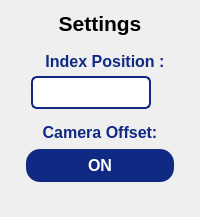
            <widget class="QWidget" name="settingsPage">
             <layout class="QVBoxLayout" name="verticalLayout_51">
              <item>
               <widget class="QLabel" name="settingsLabel">
                <property name="font">
                 <font>
                  <family>Segoe UI</family>
                  <pointsize>16</pointsize>
                  <bold>true</bold>
                 </font>
                </property>
                <property name="text">
                 <string>Settings</string>
                </property>
                <property name="alignment">
                 <set>Qt::AlignmentFlag::AlignCenter</set>
                </property>
               </widget>
              </item>
              <item>
               <widget class="QFrame" name="setFrame">
                <property name="sizeIncrement">
                 <size>
                  <width>0</width>
                  <height>250</height>
                 </size>
                </property>
                <property name="frameShape">
                 <enum>QFrame::Shape::NoFrame</enum>
                </property>
                <property name="frameShadow">
                 <enum>QFrame::Shadow::Plain</enum>
                </property>
                <layout class="QVBoxLayout" name="verticalLayout_50">
                 <property name="spacing">
                  <number>5</number>
                 </property>
                 <property name="leftMargin">
                  <number>5</number>
                 </property>
                 <property name="topMargin">
                  <number>5</number>
                 </property>
                 <property name="rightMargin">
                  <number>5</number>
                 </property>
                 <property name="bottomMargin">
                  <number>5</number>
                 </property>
                 <item>
                  <widget class="QWidget" name="widget" native="true">
                   <layout class="QVBoxLayout" name="verticalLayout_45">
                    <property name="spacing">
                     <number>0</number>
                    </property>
                    <property name="leftMargin">
                     <number>0</number>
                    </property>
                    <property name="topMargin">
                     <number>0</number>
                    </property>
                    <property name="rightMargin">
                     <number>0</number>
                    </property>
                    <property name="bottomMargin">
                     <number>0</number>
                    </property>
                    <item>
                     <widget class="QFrame" name="indexFrame">
                      <layout class="QVBoxLayout" name="verticalLayout_26">
                       <property name="spacing">
                        <number>5</number>
                       </property>
                       <property name="leftMargin">
                        <number>15</number>
                       </property>
                       <property name="topMargin">
                        <number>5</number>
                       </property>
                       <property name="rightMargin">
                        <number>5</number>
                       </property>
                       <property name="bottomMargin">
                        <number>5</number>
                       </property>
                       <item>
                        <widget class="QLabel" name="indexLabel">
                         <property name="font">
                          <font>
                           <pointsize>12</pointsize>
                           <bold>true</bold>
                          </font>
                         </property>
                         <property name="styleSheet">
                          <string notr="true">QLabel {
    color: rgb(16, 42, 131);
    font-weight: bold;
}</string>
                         </property>
                         <property name="text">
                          <string>Index Position :</string>
                         </property>
                         <property name="alignment">
                          <set>Qt::AlignmentFlag::AlignCenter</set>
                         </property>
                        </widget>
                       </item>
                       <item>
                        <widget class="QLineEdit" name="indexLineEdit">
                         <property name="sizePolicy">
                          <sizepolicy hsizetype="Expanding" vsizetype="Preferred">
                           <horstretch>0</horstretch>
                           <verstretch>0</verstretch>
                          </sizepolicy>
                         </property>
                         <property name="minimumSize">
                          <size>
                           <width>0</width>
                           <height>30</height>
                          </size>
                         </property>
                         <property name="maximumSize">
                          <size>
                           <width>120</width>
                           <height>16777215</height>
                          </size>
                         </property>
                         <property name="font">
                          <font>
                           <pointsize>12</pointsize>
                           <bold>true</bold>
                          </font>
                         </property>
                         <property name="styleSheet">
                          <string notr="true">QLineEdit {
    border: 2px solid #102a83;
    border-radius: 6px;       /* Optional: for rounded corners */
    padding: 4px;             /* Optional: inner spacing */
    color: #102a83;           /* Text color inside the line edit */
}
</string>
                         </property>
                         <property name="alignment">
                          <set>Qt::AlignmentFlag::AlignCenter</set>
                         </property>
                        </widget>
                       </item>
                      </layout>
                     </widget>
                    </item>
                    <item>
                     <widget class="QFrame" name="machinesetFrame">
                      <layout class="QVBoxLayout" name="verticalLayout_35">
                       <item>
                        <widget class="QLabel" name="feedLabel_2">
                         <property name="font">
                          <font>
                           <pointsize>12</pointsize>
                           <bold>true</bold>
                          </font>
                         </property>
                         <property name="styleSheet">
                          <string notr="true">QLabel {
    color: rgb(16, 42, 131);
    font-weight: bold;
}</string>
                         </property>
                         <property name="text">
                          <string>Camera Offset:</string>
                         </property>
                         <property name="alignment">
                          <set>Qt::AlignmentFlag::AlignCenter</set>
                         </property>
                        </widget>
                       </item>
                       <item>
                        <widget class="QPushButton" name="cameraoffsetPushButton">
                         <property name="font">
                          <font>
                           <pointsize>12</pointsize>
                           <bold>true</bold>
                          </font>
                         </property>
                         <property name="styleSheet">
                          <string notr="true">QPushButton {
	color: rgb(255, 255, 255);	
	background-color: rgb(16, 42, 131);
	border-color: transparent;
	border-style: outset;
	border-radius: 15px;
	border-width: 2px;
	padding: 6px;
}

QPushButton:hover {
	color: rgb(16, 42, 131);
	background-color: rgb(167, 198, 229);
	border-color: rgb(16, 42, 131);
}

QPushButton:disabled {
	background-color: rgb(172, 172, 172);
}</string>
                         </property>
                         <property name="text">
                          <string>ON</string>
                         </property>
                        </widget>
                       </item>
                      </layout>
                     </widget>
                    </item>
                   </layout>
                  </widget>
                 </item>
                </layout>
               </widget>
              </item>
              <item>
               <spacer name="verticalSpacer_5">
                <property name="orientation">
                 <enum>Qt::Orientation::Vertical</enum>
                </property>
                <property name="sizeHint" stdset="0">
                 <size>
                  <width>20</width>
                  <height>9</height>
                 </size>
                </property>
               </spacer>
              </item>
             </layout>
            </widget>
